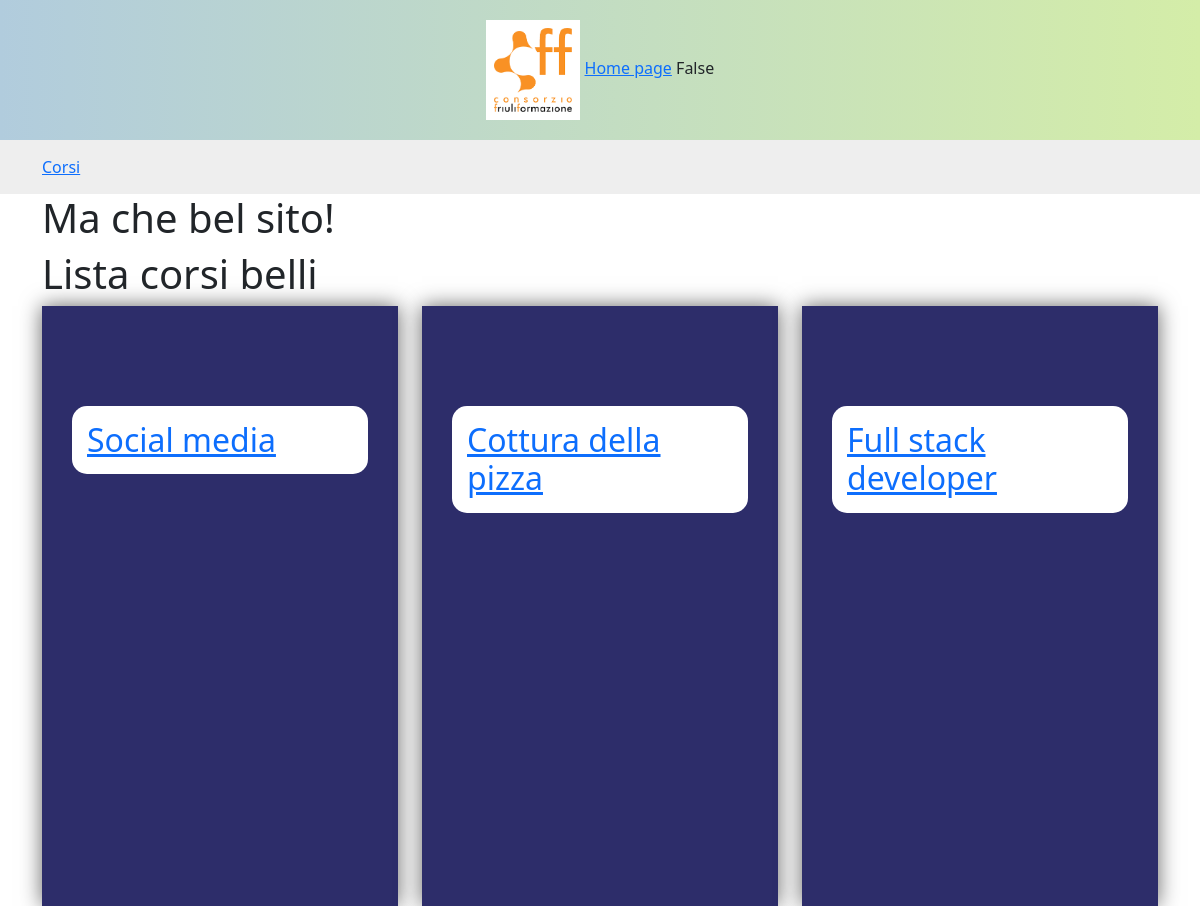
/corsi/, run on the app's committed database.
### lezioni/models.py (models this page shows, shortened)
class Corso(models.Model):
    titolo = models.CharField(max_length=400)
    codice = models.CharField(max_length=20)
    data_inizio = models.DateField()
    data_fine = models.DateField()
    class Meta:
        verbose_name_plural = 'Corsi'
        ordering = ['-data_inizio']

### lezioni/views.py (the view)
# urls.py: path('corsi/', views.corsi, name='corsi'),
def corsi(request):
    context = {
        'corsi': Corso.objects.all(),
    }
    return render(request, 'corsi.html', context)

### lezioni/templates/corsi.html (shortened to what this page needs)
{% extends 'base.html' %}
{% block content %}
<h1>Ma che bel sito!</h1>
    <div class="row">
        <h1>Lista corsi belli</h1>
        {% for corso in corsi %}
            <div class="col-lg-4">
                <a href="{% url 'lezioni' corso.pk %}">
                    <div class="corso">
                        <h2>{{corso.titolo}}</h2>
                    </div>
                </a>
            </div>
        {% endfor %}
    </div>
{% endblock %}

### lezioni/static/lezioni/css/style.css (style rules this page uses)
.corso { background-color: #2d2d6a; height: 600px; padding: 100px 30px; box-shadow: 0 0 20px #666; }
.corso h2 { background-color: #fff; padding: 15px; border-radius: 15px; }

### data on the page
Corso: titolo "Social media"
Corso: titolo "Cottura della pizza"
Corso: titolo "Full stack developer"

### other printed values
{{ request.user.is_authenticated }} "False"
